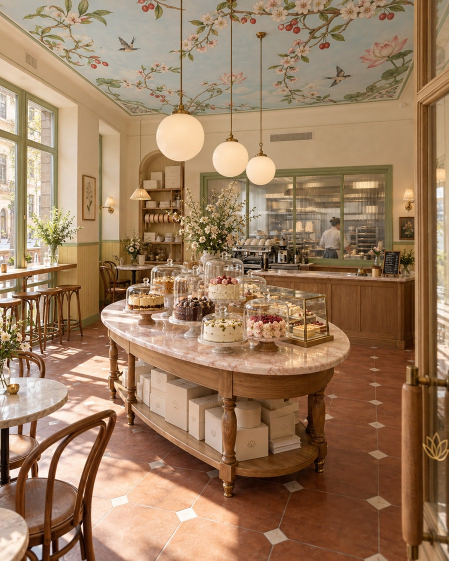
#> input picture projects/brioche-baku/moodboard-AB/img/s1-000.jpg, 898 x 1122 px (shown at 1/2 size); its folder holds 4 pictures in this run
$ python build.py
#> lines starting #> are read from the running program, lines starting #| are printed output that depends on the picture
import os
from PIL import Image
S=os.path.dirname(os.path.abspath(__file__))
R={f[:-4]:Image.open(f'{S}/img/{f}').width/Image.open(f'{S}/img/{f}').height for f in os.listdir(f'{S}/img')}
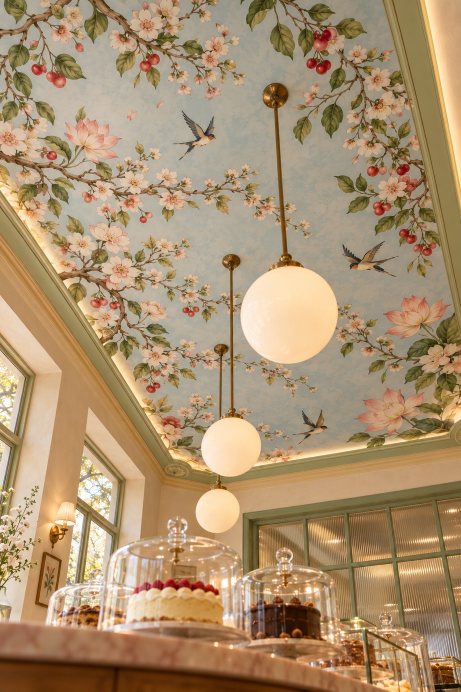
#> input picture projects/brioche-baku/moodboard-AB/img/s1-001.jpg, 922 x 1383 px (shown at 1/2 size)
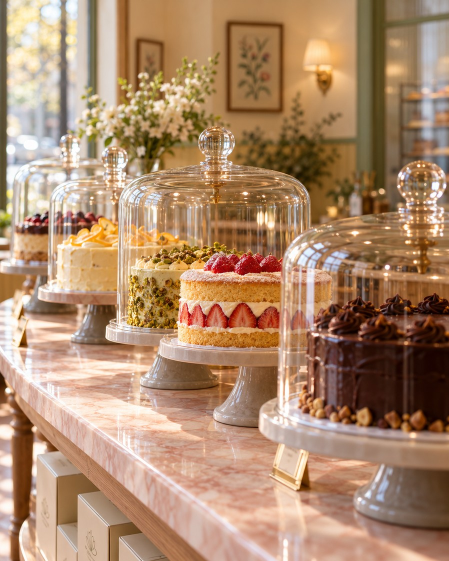
#> input picture projects/brioche-baku/moodboard-AB/img/s1-002.jpg, 898 x 1122 px (shown at 1/2 size)
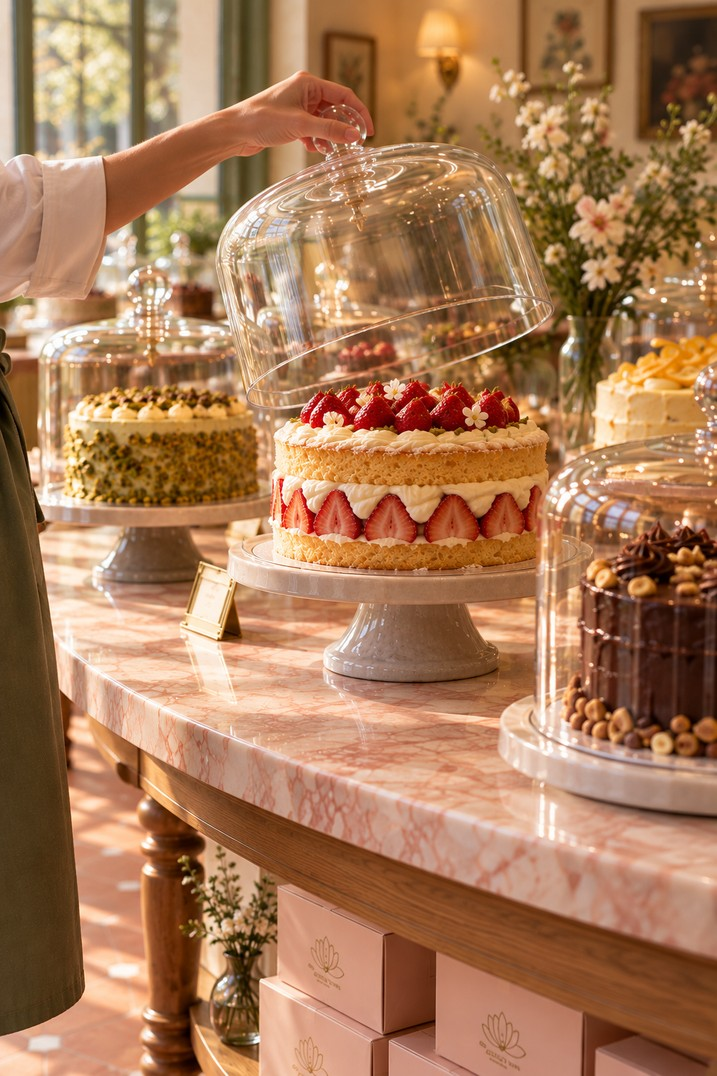
#> input picture projects/brioche-baku/moodboard-AB/img/s1-003.jpg, 717 x 1076 px
#> R = {'s1-000': 0.8, 's1-001': 0.667, 's1-002': 0.8, 's1-003': 0.666}
FR='fontsource-cormorant-garamond-5.3.0/files/cormorant-garamond'
FJ='fontsource-jost-5.3.0/files/jost'
G='#0F2A22'; GOLD='#B08D57'; BG='#F6F1E8'
W,H,P=420,297,14
CW=W-2*P; CH=H-2*P-26  # content height
pages=[]; N=[0]
def frame(body, title='', dark=False, idx=True):
    N[0]+=1
    hdr='' if dark else f'''<div class="hdr"><span class="brand">SPRING · CAKE BOUTIQUE</span><span class="sec">{title}</span><span class="no">{N[0]:02d}</span></div>'''
    ftr=f'''<div class="ftr {'d' if dark else ''}"><img class="rlogo" src="{'reflect-logo-cream.png' if dark else 'reflect-logo-green.png'}"><span>Konsept moodboard · Bakı · 2026</span></div>'''
    pages.append(f'<section class="page {"dark" if dark else ""}">{hdr}<div class="body">{body}</div>{ftr}</section>')
def row(items, h=None, gap=5, maxw=CW, maxh=CH-10):
#> (the run stopped early here; a loop or call above may not have finished)
